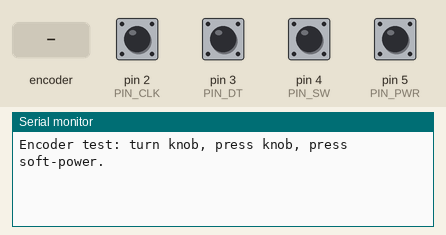
Recording of a sketch running on a simulated Arduino Uno, built with avr-gcc and run on an emulated ATmega328P. On the bench: the last lines printed to the serial monitor. The test bench sets the inputs (shaded band); at power-on: pin 2 (PIN_CLK), pin 3 (PIN_DT), pin 4 (PIN_SW), pin 5 (PIN_PWR) HIGH.

Above: at 1.2 s.
1.3 s: rotary encoder on pin 2 (PIN_CLK) / pin 3 (PIN_DT) turned 1 step (first pin leading)
At 1.7 s:
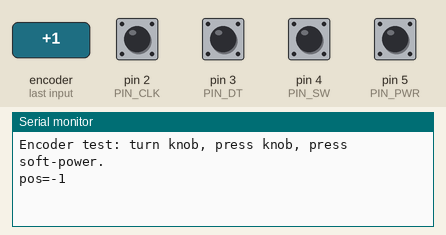
3.0 s: pin 4 (PIN_SW) pulled LOW for 0.15 s
At 3.9 s:
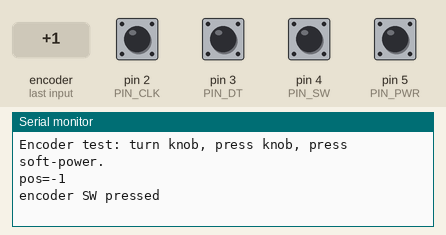
4.6 s: pin 5 (PIN_PWR) pulled LOW for 0.15 s
At 5.1 s:
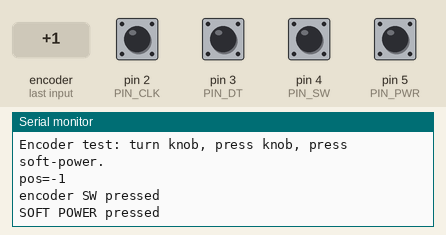
6.2 s: rotary encoder on pin 2 (PIN_CLK) / pin 3 (PIN_DT) turned 1 step (first pin leading)
At 6.7 s:
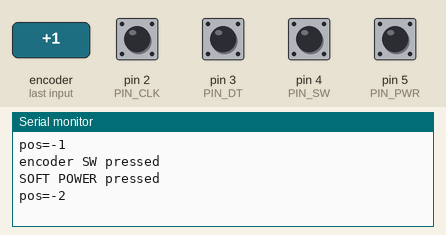

The sketch:

encoder_test.ino
```cpp
// Bring-up step 4: encoder, encoder push and soft-power button.
//
// Prints the detent count and presses. Clockwise should count up; if not,
// swap CLK and DT.
//   CLK=D2  DT=D3  SW=D4  soft power=D5

constexpr uint8_t PIN_CLK = 2, PIN_DT = 3, PIN_SW = 4, PIN_PWR = 5;

volatile int16_t g_pos = 0;
volatile uint8_t g_state = 0;
const uint8_t TT[7][4] = {
  {0x0, 0x2, 0x4, 0x0}, {0x3, 0x0, 0x1, 0x10}, {0x3, 0x2, 0x0, 0x0},
  {0x3, 0x2, 0x1, 0x0}, {0x6, 0x0, 0x4, 0x0}, {0x6, 0x5, 0x0, 0x20},
  {0x6, 0x5, 0x4, 0x0},
};

void isr() {
  uint8_t s = (uint8_t)((digitalRead(PIN_DT) << 1) | digitalRead(PIN_CLK));
  g_state = TT[g_state & 0x0f][s];
  if ((g_state & 0x30) == 0x10) ++g_pos;
  else if ((g_state & 0x30) == 0x20) --g_pos;
}

void setup() {
  Serial.begin(9600);
  while (!Serial) {}
  pinMode(PIN_CLK, INPUT_PULLUP); pinMode(PIN_DT, INPUT_PULLUP);
  pinMode(PIN_SW, INPUT_PULLUP);  pinMode(PIN_PWR, INPUT_PULLUP);
  attachInterrupt(digitalPinToInterrupt(PIN_CLK), isr, CHANGE);
  attachInterrupt(digitalPinToInterrupt(PIN_DT),  isr, CHANGE);
  Serial.println(F("Encoder test: turn knob, press knob, press soft-power."));
}

void loop() {
  static int16_t last = 0;
  static bool sw = false, pwr = false;
  noInterrupts(); int16_t pos = g_pos; interrupts();
  if (pos != last) { Serial.print(F("pos=")); Serial.println(pos); last = pos; }

  bool swNow = (digitalRead(PIN_SW) == LOW);
  if (swNow && !sw) Serial.println(F("encoder SW pressed"));
  sw = swNow;
  bool pwrNow = (digitalRead(PIN_PWR) == LOW);
  if (pwrNow && !pwr) Serial.println(F("SOFT POWER pressed"));
  pwr = pwrNow;
  delay(5);
}
```

Measured:
- after the input at 1.3 s, the serial monitor: prints a new line after 0.08 s (image 1)
- after the input at 3.0 s, the serial monitor: prints a new line at once (image 2)
- after the input at 4.6 s, the serial monitor: prints a new line at once (image 3)
- after the input at 6.2 s, the serial monitor: prints a new line after 0.08 s (image 4)
